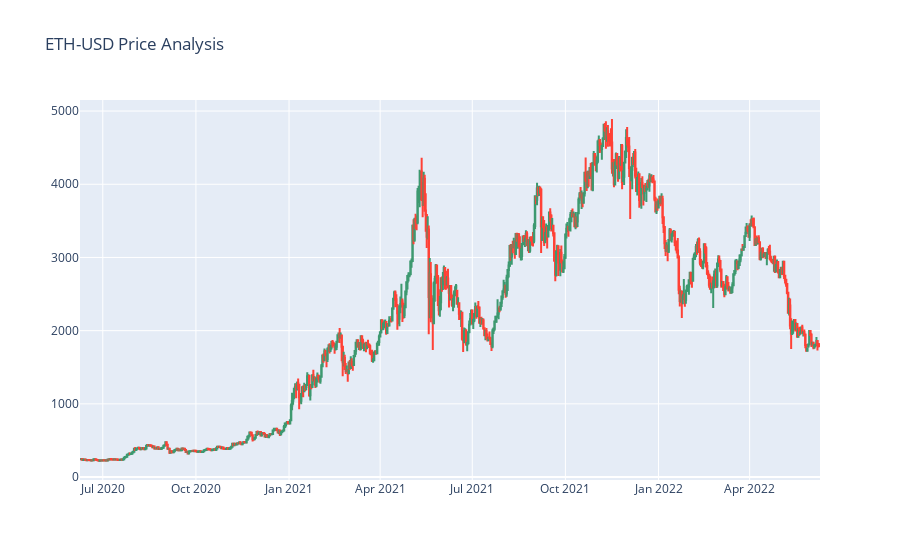

Notebook source saved alongside this figure:
### Code cell
import plotly.graph_objects as go

figure = go.Figure(data=[go.Candlestick(x=data["Date"],
                                        open=data["Open"], 
                                        high=data["High"],
                                        low=data["Low"], 
                                        close=data["Close"])])

figure.update_layout(title = cryptoSymbol + " Price Analysis", 
                     xaxis_rangeslider_visible=False)

figure.show()

### Figure 1 — Plotly figure (JSON) as saved in the notebook; plotly's stock layout.template omitted (floating-point values rounded to 4 significant figures; data arrays with more than 128 entries replaced by an {"elided": "..."} marker saying what was removed)
{"data": [{"close": {"elided": "731 float values"}, "high": {"elided": "731 float values"}, "low": {"elided": "731 float values"}, "open": {"elided": "731 float values"}, "type": "candlestick", "x": {"elided": "731 str values"}}], "layout": {"title": {"text": "ETH-USD Price Analysis"}, "xaxis": {"rangeslider": {"visible": false}}}}
